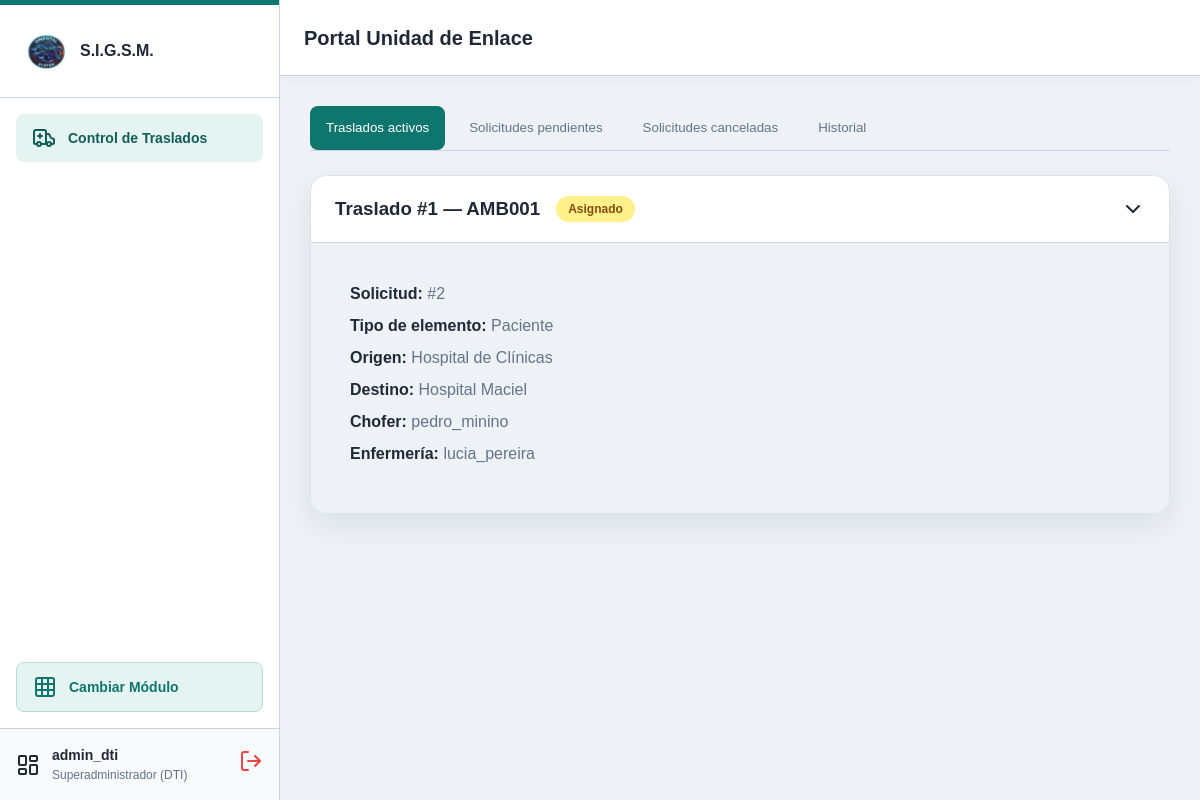
/moduloAmbulancias/Vista/unidadEnlace.php (signed in), run on the app's committed database.
### tables this page shows
CREATE TABLE `usuario` (
  `id_usuario` int(11) NOT NULL,
  `nombre_usuario` varchar(50) NOT NULL,
  `contrasenha_hash` varchar(255) NOT NULL,
  `activo` tinyint(1) NOT NULL DEFAULT 1
);

CREATE TABLE `traslado` (
  `id_traslado` int(11) NOT NULL,
  `id_solicitud` int(11) NOT NULL,
  `id_vehiculo` int(11) DEFAULT NULL,
  `id_chofer` int(11) DEFAULT NULL,
  `id_enfermero` int(11) DEFAULT NULL,
  `id_proveedor` int(11) DEFAULT NULL,
  `id_ruta` int(11) DEFAULT NULL
);

CREATE TABLE `vehiculo` (
  `id_vehiculo` int(11) NOT NULL,
  `matricula` varchar(20) NOT NULL,
  `marca` varchar(60) NOT NULL,
  `modelo` varchar(60) NOT NULL,
  `año` int(11) NOT NULL,
  `id_tipo_vehiculo` int(11) NOT NULL,
  `activo` tinyint(1) NOT NULL DEFAULT 1
);

CREATE TABLE `estado_traslado` (
  `id_estado` int(11) NOT NULL,
  `nombre` varchar(50) NOT NULL
);

CREATE TABLE `tipo_elemento` (
  `id_tipo_elemento` int(11) NOT NULL,
  `nombre` varchar(50) NOT NULL,
  `descripcion` varchar(255) DEFAULT NULL
);

CREATE TABLE `ubicacion` (
  `id_ubicacion` int(11) NOT NULL,
  `nombre` varchar(100) NOT NULL,
  `direccion` varchar(255) DEFAULT NULL,
  `tipo_ubicacion` varchar(50) DEFAULT NULL
);

### serviciosComunes/seguridad/guardian.php (called while the page is built, shortened)
<?php
if (!function_exists('estaAutenticado')) {
    function estaAutenticado(): bool {
        return isset($_SESSION['id_usuario']) && !empty($_SESSION['id_usuario']);
    }
}
if (!function_exists('obtenerUsuarioActual')) {
    function obtenerUsuarioActual(): ?array {
        $idRol = $_SESSION['id_rol'] ?? null;
        $nombreRolUI = $_SESSION['nombre_rol'] ?? '';
        $mapaRoles = [
            1 => 'Superadministrador (DTI)',
            2 => 'Gestor de Personal Asistencial',
            3 => 'Coordinador de Traslados (Unidad de Enlace)',
            4 => 'Técnico de Registros Médicos (Archivo Clínico)',
            5 => 'Chofer de Ambulancia',
            6 => 'Personal Asistencial (Médico / Enfermero)'
        ];
        if ($idRol && isset($mapaRoles[$idRol])) {
            $nombreRolUI = $mapaRoles[$idRol];
        }
        return [
            'id_usuario'     => $_SESSION['id_usuario'],
            'nombre_usuario' => $_SESSION['nombre_usuario'] ?? '',
            'id_rol'         => $idRol,
            'nombre_rol'     => $nombreRolUI
        ];
    }
}
if (!function_exists('tieneRol')) {
    function tieneRol($roles): bool {
        $idRol = $_SESSION['id_rol'] ?? null;
        $nombreRol = strtolower($_SESSION['nombre_rol'] ?? '');
        if (!is_array($roles)) {
            $roles = [$roles];
        }
        foreach ($roles as $rol) {
            if (is_int($rol) && (int)$idRol === $rol) {
                return true;
            }
            if (is_string($rol)) {
                $rolLower = strtolower($rol);
                if ($rolLower === 'admin' || $rolLower === 'administrador') {
                    if ((int)$idRol === 1) {
                        return true;
                    }
                } elseif (strpos($nombreRol, $rolLower) !== false) {
                    return true;
                }
            }
        }
        return false;
    }
}

### moduloAmbulancias/Model/SolicitudModelo.php (called while the page is built, shortened)
<?php
class SolicitudModelo
{
    public static function listarPendientes(): array
    {
        $conexion = Conexion::conectar();
        $sql = "
            SELECT
                s.id_solicitud,
                s.ci_paciente,
                s.id_tipo_elemento,
                s.fecha_solicitud,
                s.estado_solicitud,
                s.prioridad,
                s.fecha_hora_limite,
                s.observaciones,
                te.nombre AS tipo_elemento,
                origen.nombre AS origen,
                destino.nombre AS destino,
                c.nombre AS canal,
                u.nombre_usuario AS solicitante,
                p.nombre AS nombre_paciente,
                p.apellido AS apellido_paciente
            FROM solicitud_traslado s
            INNER JOIN tipo_elemento te
                ON te.id_tipo_elemento = s.id_tipo_elemento
            INNER JOIN ubicacion origen
                ON origen.id_ubicacion = s.id_origen
            INNER JOIN ubicacion destino
                ON destino.id_ubicacion = s.id_destino
            INNER JOIN canal_solicitud c
                ON c.id_canal = s.id_canal
            INNER JOIN usuario u
                ON u.id_usuario = s.id_usuario_solicit
            LEFT JOIN paciente p
                ON p.ci = s.ci_paciente
            WHERE s.estado_solicitud = 'Pendiente'
              AND NOT EXISTS (
                  SELECT 1
                  FROM traslado t
                  WHERE t.id_solicitud = s.id_solicitud
              )
            ORDER BY s.fecha_solicitud DESC, s.id_solicitud DESC
        ";
        $consulta = $conexion->prepare($sql);
        $consulta->execute();
        return $consulta->fetchAll(PDO::FETCH_ASSOC);
    }
}

### moduloAmbulancias/Model/SeguimientoModelo.php (called while the page is built, shortened)
<?php
class SeguimientoModelo
{
    public static function listar(?int $idChofer): array
    {
        $conexion = Conexion::conectar();
        $sql = "
            SELECT
                t.id_traslado,
                t.id_solicitud,
                t.id_chofer,
                v.matricula,
                ch.nombre_usuario AS chofer,
                en.nombre_usuario AS enfermeria,
                o.nombre AS origen,
                d.nombre AS destino,
                te.nombre AS elemento,
                h.id_estado,
                e.nombre AS estado
            FROM traslado t
            JOIN solicitud_traslado s
                ON s.id_solicitud = t.id_solicitud
            JOIN ubicacion o ON o.id_ubicacion = s.id_origen
            JOIN ubicacion d ON d.id_ubicacion = s.id_destino
            JOIN tipo_elemento te
                ON te.id_tipo_elemento = s.id_tipo_elemento
            LEFT JOIN vehiculo v ON v.id_vehiculo = t.id_vehiculo
            LEFT JOIN usuario ch ON ch.id_usuario = t.id_chofer
            LEFT JOIN usuario en ON en.id_usuario = t.id_enfermero
            LEFT JOIN historial_estado h ON h.id_historial = (
                SELECT hx.id_historial
                FROM historial_estado hx
                WHERE hx.id_traslado = t.id_traslado
                ORDER BY hx.fecha_hora DESC, hx.id_historial DESC
                LIMIT 1
            )
            LEFT JOIN estado_traslado e ON e.id_estado = h.id_estado
        ";
        $params = [];
        $sql .= ' ORDER BY t.id_traslado DESC';
        $consulta = $conexion->prepare($sql);
        $consulta->execute($params);
        return $consulta->fetchAll(PDO::FETCH_ASSOC);
    }
}

### moduloAmbulancias/Vista/unidadEnlace.php (the view, shortened to what this page needs)
<?php
require_once __DIR__ . '/../../serviciosComunes/seguridad/guardian.php';
$usuarioActual = obtenerUsuarioActual();
require_once __DIR__ . '/../Model/SolicitudModelo.php';
$solicitudesPendientes = SolicitudModelo::listarPendientes();
require_once __DIR__ . '/../Model/SeguimientoModelo.php';
$trasladosEnlace = SeguimientoModelo::listar(null);
$activosEnlace = array_filter(
    $trasladosEnlace,
    fn($viaje) => !in_array((int) $viaje['id_estado'], [6, 7], true)
);
?>
<!DOCTYPE html>
<html lang="es">
<head>
    <link rel="stylesheet" href="../../serviciosComunes/vistaGeneral/assets/css/layout.css">
    <link rel="stylesheet" href="assets/css/unidadEnlace.css?v=20261021-1">
    <link rel="stylesheet" href="../../serviciosComunes/vistaGeneral/assets/css/tema-institucional.css?v=20261021-1">
</head>
<body>
    <div class="app-layout">
        <aside class="sidebar" id="sidebar">
            <div class="sidebar-header">
                <img src="../../serviciosComunes/autenticacion/assets/image.png" alt="Logo" class="sidebar-logo">
                <span>S.I.G.S.M.</span>
            </div>
            <nav class="sidebar-nav">
                <button class="nav-btn active" data-target="sec-traslados">
                    <i data-lucide="ambulance" class="icon-sm">
                    </i>
                    Control de Traslados
                </button>
            </nav>
            <?php if (tieneRol('admin') || tieneRol(1)): ?>
                <a href="../../serviciosComunes/vistaGeneral/bifurcacion.php" class="btn-volver-hub">
                    <i data-lucide="grid"></i> Cambiar Módulo
                </a>
            <?php endif; ?>
            <div class="sidebar-profile">
                <i data-lucide="layout-dashboard"></i>
                <div class="profile-info">
                    <span class="profile-name">
                        <?= htmlspecialchars($usuarioActual['nombre_usuario'] ?? 'Coord. Central') ?>
                    </span>
                    <span class="profile-role">
                        <?= htmlspecialchars($usuarioActual['nombre_rol'] ?? 'Unidad de Enlace') ?>
                    </span>
                </div>
                <a href="../../serviciosComunes/autenticacion/logout.php" class="btn-logout" title="Cerrar Sesión">
                    <i data-lucide="log-out"></i>
                </a>
            </div>
        </aside>
        <main class="main-content">
            <header class="topbar">
                <div class="topbar-left">
                    <h2 class="section-title mb-0">
                        Portal Unidad de Enlace
                    </h2>
                </div>
            </header>
            <section class="content-wrapper">
                <div id="sec-traslados" class="view-section active">
                    <div class="sub-nav">
                        <button class="sub-btn active" data-sub="sub-curso">
                            Traslados activos
                        </button>
                        <button class="sub-btn" data-sub="sub-pendientes">
                            Solicitudes pendientes
                        </button>
                        <button class="sub-btn" data-sub="sub-canceladas">Solicitudes canceladas</button>
                        <button class="sub-btn" data-sub="sub-historial">
                            Historial
                        </button>
                    </div>
                    <div id="sub-curso" class="sub-content active">
    <?php foreach ($activosEnlace as $viaje): ?>
        <div class="card-traslado">
            <div class="accordion-header" onclick="toggleAccordion(this)">
                <div class="header-info">
                    <h3>
                        Traslado #<?= (int) $viaje['id_traslado'] ?>
                        — <?= htmlspecialchars(
                            $viaje['matricula'] ?? 'Sin vehículo',
                            ENT_QUOTES,
                            'UTF-8'
                        ) ?>
                    </h3>
                    <span class="badge badge-warning">
                        <?= htmlspecialchars(
                            $viaje['estado'] ?? 'Sin estado',
                            ENT_QUOTES,
                            'UTF-8'
                        ) ?>
                    </span>
                </div>
                <i data-lucide="chevron-down" class="accordion-icon"></i>
            </div>
            <div class="accordion-content open">
                <div style="padding: 15px;">
                    <?php
                    $datosTraslado = [
                        'Solicitud' => '#' . $viaje['id_solicitud'],
                        'Tipo de elemento' => $viaje['elemento'],
                        'Origen' => $viaje['origen'],
                        'Destino' => $viaje['destino'],
                        'Chofer' => $viaje['chofer'] ?? 'Sin asignar',
                        'Enfermería' => $viaje['enfermeria'] ?? 'Sin asignar'
                    ];
                    ?>
                    <?php foreach ($datosTraslado as $etiqueta => $valor): ?>
                        <p class="detail-item">
                            <strong>
                                <?= htmlspecialchars($etiqueta, ENT_QUOTES, 'UTF-8') ?>:
                            </strong>
                            <?= htmlspecialchars((string) $valor, ENT_QUOTES, 'UTF-8') ?>
                        </p>
                    <?php endforeach; ?>
                </div>
            </div>
        </div>
    <?php endforeach; ?>
</div>
                </div>
            </section>
        </main>
    </div>
</body>
</html>

### serviciosComunes/vistaGeneral/assets/css/layout.css (style rules this page uses)
:root { --primary: #0284c7; --primary-light: #e0f2fe; --primary-hover: #0369a1; --bg-color: #f8fafc; --card-bg: #ffffff; --text-main: #1e293b; --text-muted: #64748b; --border-color: #e2e8f0; --sidebar-width: 280px; }
* { box-sizing: border-box; margin: 0; padding: 0; }
body { font-family: system-ui, sans-serif; background-color: var(--bg-color); color: var(--text-main); }
.app-layout { display: flex; height: 100vh; overflow: hidden; }
.sidebar { width: var(--sidebar-width); background: var(--card-bg); border-right: 1px solid var(--border-color); display: flex; flex-direction: column; position: fixed; height: 100vh; z-index: 1000; transform: translateX(-100%); transition: transform 0.3s ease; }
.sidebar-header { padding: 1.5rem; border-bottom: 1px solid var(--border-color); display: flex; align-items: center; gap: 0.75rem; font-weight: bold; }
.sidebar-logo { width: 32px; }
.sidebar-nav { padding: 1rem; display: flex; flex-direction: column; gap: 0.5rem; flex: 1; overflow-y: auto; }
.nav-btn { display: flex; align-items: center; gap: 0.75rem; padding: 0.75rem 1rem; border-radius: 0.5rem; color: var(--text-muted); background: transparent; border: none; font-size: 0.875rem; font-weight: 500; cursor: pointer; }
.nav-btn.active { background-color: var(--primary-light); color: var(--primary); }
.btn-volver-hub { display: flex; align-items: center; gap: 0.75rem; padding: 0.75rem 1rem; margin: 0.5rem 1rem 1rem 1rem; border-radius: 0.5rem; color: var(--primary); background-color: var(--primary-light); border: 1px solid #bae6fd; font-size: 0.875rem; font-weight: 600; text-decoration: none; transition: all 0.2s ease; }
.sidebar-profile { padding: 1rem; border-top: 1px solid var(--border-color); display: flex; align-items: center; gap: 0.75rem; background: var(--bg-color); }
.profile-info { flex: 1; display: flex; flex-direction: column; }
.profile-name { font-weight: bold; font-size: 0.875rem; }
.profile-role { font-size: 0.75rem; color: var(--text-muted); }
.btn-logout { color: #ef4444; cursor: pointer; }
.main-content { flex: 1; width: 100%; display: flex; flex-direction: column; }
.topbar { display: flex; justify-content: space-between; align-items: center; padding: 1rem 1.5rem; background: var(--card-bg); border-bottom: 1px solid var(--border-color); }
.topbar-left { display: flex; align-items: center; gap: 1rem; }
.section-title { font-size: 1.25rem; font-weight: bold; }
.content-wrapper { padding: 1.5rem; overflow-y: auto; flex: 1; }
@media (min-width: 1024px) { .sidebar { position: static; transform: translateX(0); } }

### moduloAmbulancias/Vista/assets/css/unidadEnlace.css (style rules this page uses)
.view-section, .sub-content { display: none; }
.view-section.active, .sub-content.active { display: block; }
.sub-nav { display: flex; gap: 0.5rem; border-bottom: 1px solid var(--border-color); margin-bottom: 1.5rem; overflow-x: auto; }
.sub-btn { padding: 0.75rem 1rem; border: none; background: transparent; color: var(--text-muted); font-weight: 500; cursor: pointer; border-bottom: 2px solid transparent; white-space: nowrap; }
.sub-btn.active { color: var(--primary); border-bottom-color: var(--primary); }
.card-traslado, .card-pendiente { background: var(--card-bg); border-radius: 1rem; box-shadow: var(--shadow-sm); border: 1px solid var(--border-color); margin-bottom: 1rem; padding: 1.5rem; }
.card-traslado { padding: 0; overflow: hidden; }
.accordion-header { display: flex; justify-content: space-between; align-items: center; padding: 1.25rem 1.5rem; cursor: pointer; transition: 0.2s; }
.header-info { display: flex; align-items: center; gap: 1rem; }
.accordion-icon { transition: transform 0.3s ease; }
.accordion-content { max-height: 0; overflow: hidden; transition: max-height 0.4s ease-out, padding 0.4s ease-out; padding: 0 1.5rem; background-color: var(--bg-color); }
.accordion-content.open { max-height: 1000px; padding: 1.5rem; border-top: 1px solid var(--border-color); }
.detail-item { margin-bottom: 0.5rem; color: var(--text-muted); }
.detail-item strong { color: var(--text-main); }
.badge { padding: 0.25rem 0.75rem; border-radius: 1rem; font-size: 0.75rem; font-weight: bold; }
.badge-warning { background: #fef08a; color: #854d0e; }

### data on the page
usuario: nombre_usuario "admin_dti"
traslado: id_traslado "1", id_vehiculo.matricula "AMB001", estado_traslado.nombre "Asignado", etiqueta "Solicitud", valor "#2", etiqueta "Tipo de elemento", tipo_elemento.nombre "Paciente", etiqueta "Origen", ubicacion.nombre "Hospital de Clínicas", etiqueta "Destino", ubicacion.nombre "Hospital Maciel", etiqueta "Chofer", id_chofer.nombre_usuario "pedro_minino", etiqueta "Enfermería", id_enfermero.nombre_usuario "lucia_pereira"

### other printed values
$usuarioActual['nombre_rol'] "Superadministrador (DTI)"
